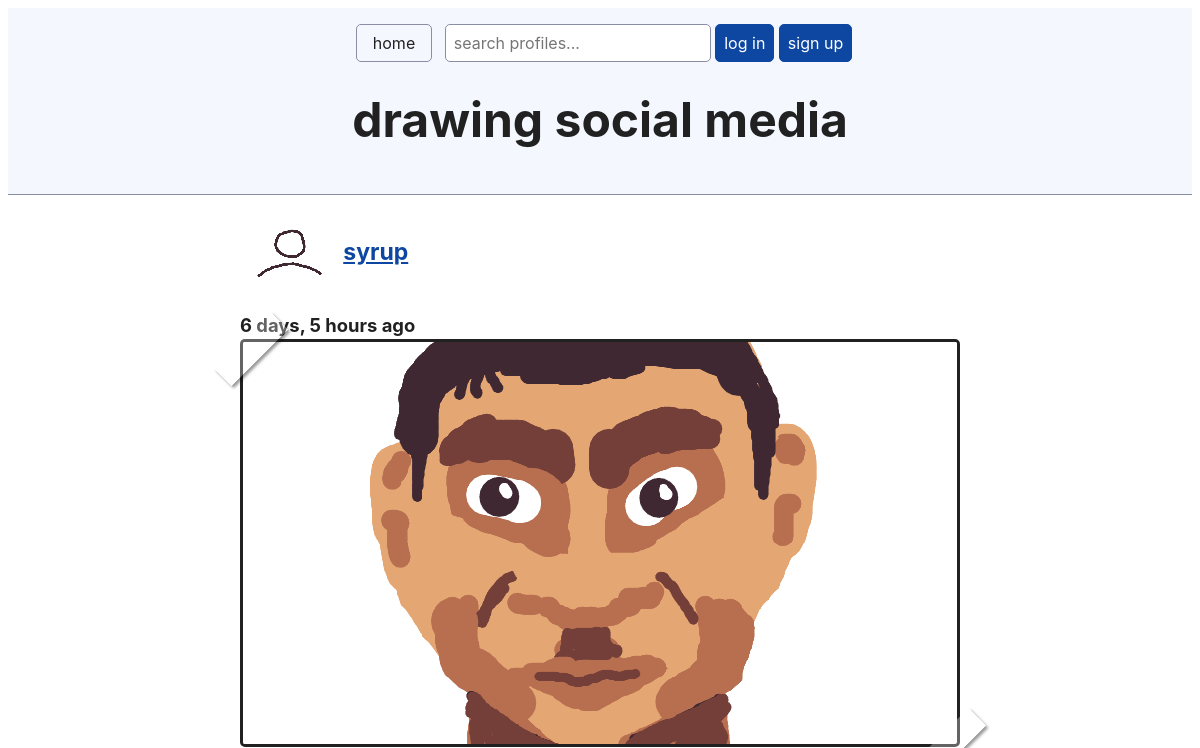
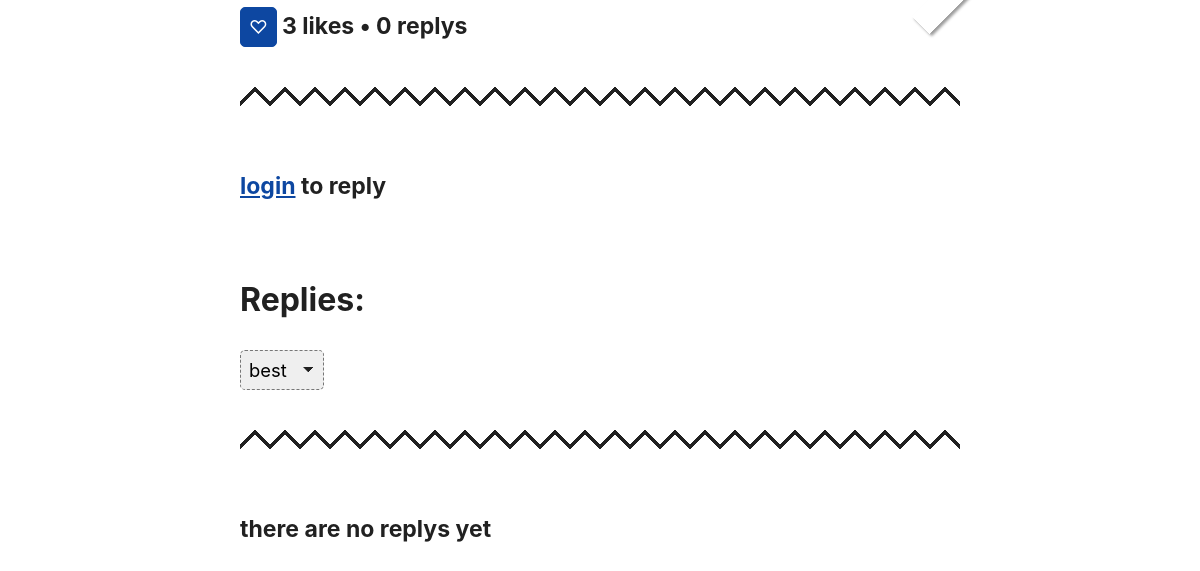
The app's page /post/7/, older data (2 pictures, top to bottom).
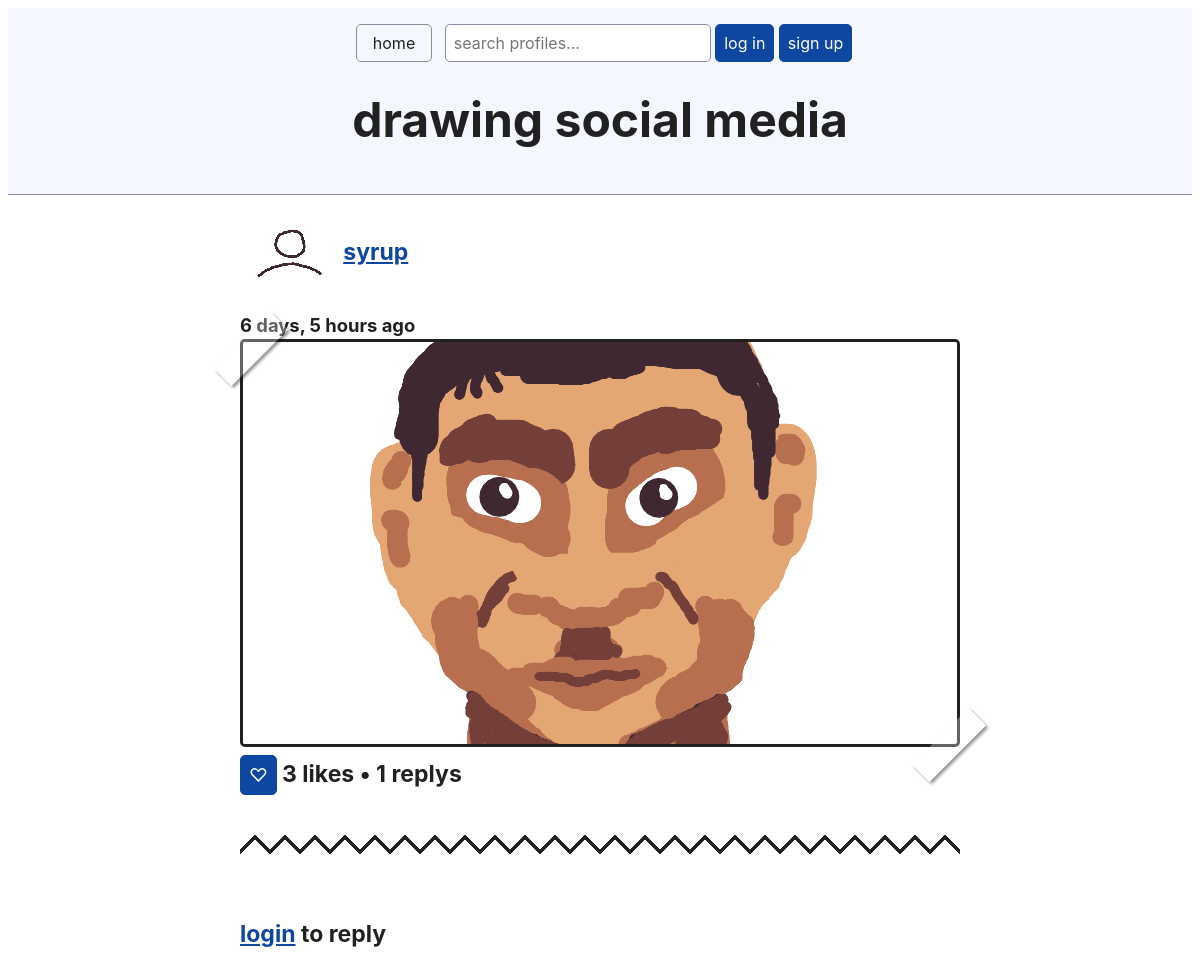
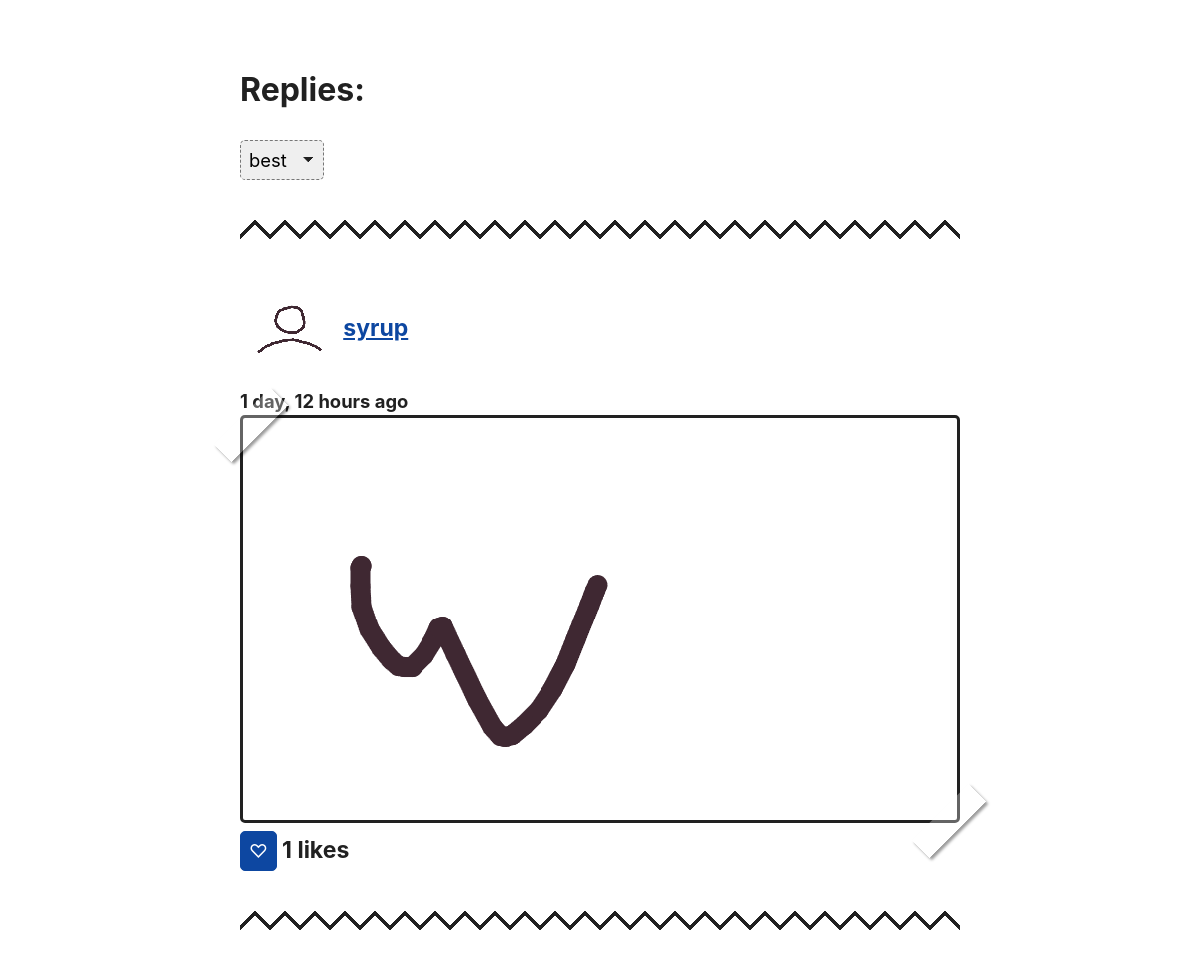
The same page, newer data (2 pictures, top to bottom).
### socialMedia/models.py (models this page shows, shortened)
class Post(models.Model):
    body = models.ImageField()
    created_by = models.ForeignKey("UserProfile", on_delete=models.CASCADE)
    created_on = models.DateTimeField(auto_now_add=True)

class UserProfile(models.Model):
    user = models.OneToOneField(User, on_delete=models.CASCADE)
    profile_picture = models.ImageField(default="placeholders/fpfPlaceholder.png")
    bio_picture = models.ImageField(default="placeholders/bioPlaceholder.png")
    follows = models.ManyToManyField(
        "self",
        related_name="followed_by",
        symmetrical=False,
        blank=True
    )
    def __str__(self):
        return self.user.username

class Reply(models.Model):
    body = models.ImageField()
    created_by = models.ForeignKey("UserProfile", on_delete=models.CASCADE)
    created_on = models.DateTimeField(auto_now_add=True)
    post = models.ForeignKey("Post", on_delete=models.CASCADE,related_name='replys')

### socialMedia/views.py (the view, shortened to what this page needs)
# urls.py: path('post/<int:pk>/',views.post_detail,name="post_detail"),
def post_detail(request, pk):
    order_by="-like_count"
    url_sort_by="best"
    parsed_url = parse_qs(urlparse(request.build_absolute_uri()).query)
    post = Post.objects.get(pk=pk)
    replys = Reply.objects.filter(post=post).annotate(like_count=Count('reply_likes')+1).order_by(order_by)
    form = CanvasForm()
    context = {
        "post": post,
        "replys":replys,
        "url_sort_by" :url_sort_by,
        "canvasForm": CanvasForm()
    }
    return render(request, "post_detail.html", context)

### socialMedia/forms.py
class CanvasForm(forms.Form):
    body = forms.CharField()

### socialMedia/templates/post_detail.html
{% extends "base.html" %}
{% block page_content %}
    {% include 'components/post.html' %}
    {% if user.is_authenticated %}
        <h4> draw your own reply</h4>
        {% include 'components/paint.html' %}
    {% else %}
        <h4><a href="{% url 'login'%}">login</a> to reply</h4>
    {% endif %}
    <h3>Replies:</h3>
    {% include "components/sort.html" %}
    {% if replys %}
        {% for reply in replys %}
            {% include 'components/reply.html' %}
        {% endfor %}
    {% else %}
        <h4> there are no replys yet</h4>
    {% endif %}
{% endblock page_content %}

### socialMedia/templates/base.html (shortened to what this page needs)
<!DOCTYPE html>
<html lang="en">
<head>
    {% load static %}
    <link rel="stylesheet" href="{% static 'simple.min.css' %}">
</head>
<body>
<header>
    <nav>
        <a href="{% url 'home'%}">home</a>
        <form style="display: inline;" method="get" id="search">
            <input type="text" onchange="document.getElementById('search').action = '/search/'+this.value;" placeholder="search profiles...">
        </form>
        {% if user.is_authenticated %}
            <a href="{% url 'profile_detail' user.pk %}">account</a>
            <form style="display: inline;" method="post" action="{% url 'logout' %}">
                {% csrf_token %}
                <button type="submit">log Out</button>
            </form>
        {% else %}
            <form style="display: inline;" method="post" action="{% url 'login' %}">
                <button type="submit">log in</button>
            </form>
            <form style="display: inline;" method="post" action="{% url 'signup' %}">
                <button type="submit">sign up</button>
            </form>
        {% endif %}
    </nav>
    <h1>drawing social media</h1>
</header>
{% block page_content %}{% endblock page_content %}
</body>
</html>

### socialMedia/templates/components/post.html (shortened to what this page needs)
{% load static %}
{% load filters %}
<div class="post">
    <div>
        <h4>
            <a href="{% url 'profile_detail' post.created_by.pk%}"><img style="height: 55px; border-style: none;vertical-align: middle;" src="/media/{{post.created_by.profile_picture}}" alt="body image"></a>
            <a href="{% url 'profile_detail' post.created_by.pk%}">{{ post.created_by }}</a>
        </h4>
        <b>{{ post.created_on|timesince}} ago</b>
        <div class="photo"><a href="{% url 'post_detail' post.pk%}"> <img class="art" src="/media/{{post.body.name }}" alt="body image"></a></div>
    </div>
    {% if user.is_authenticated %}
        <button onclick="like('{% url 'post_like' post.pk %}','{% url 'post_get_likes' post.pk %}',{{post.pk}},'{{ csrf_token }}')" id="p{{post.pk}}">
            {% if post.likes.all|dasame:user.pk %}
                ♥
            {% else %}
                ♡
            {% endif %}
        </button>
    {% else %}
        <form style="display: inline;" method="post" action="{% url 'login' %}">
            <button type="submit">♡</button>
        </form>
    {% endif %}
    <h4 id="pl{{post.pk}}" style="display: inline">{{post.likes.all.count}} likes • {{post.replys.all.count}} replys</h4>
    <div class="zig-zag-line"></div>
</div>

### socialMedia/templates/components/sort.html (shortened to what this page needs)
<div>
    <select onchange="location = window.location.href.split('?')[0] + this.value;">
        {% if url_sort_by == "new" %}
            <option selected value="?sort_by=new">new</option>
            <option value="?sort_by=best">best</option>
            <option value="?sort_by=worst">worst</option>
        {%  elif url_sort_by == "best" %}
            <option selected value="?sort_by=best">best</option>
         {%  elif url_sort_by == "worst" %}
            <option value="?sort_by=new">new</option>
            <option value="?sort_by=best">best</option>
            <option selected value="?sort_by=worst">worst</option>
        {% endif%}
    </select>
    <div class="zig-zag-line"></div>
</div>

### socialMedia/templates/components/reply.html (shortened to what this page needs)
{% load static %}
{% load filters %}
<div class="reply">
    <div>
        <h4>
            <a href="{% url 'profile_detail' reply.created_by.pk%}"><img style="height: 55px; border-style: none;vertical-align: middle;" src="/media/{{reply.created_by.profile_picture}}" alt="body image"></a>
            <a href="{% url 'profile_detail' reply.created_by.pk%}">{{ reply.created_by }}</a>
        </h4>
        <b>{{ reply.created_on|timesince}} ago</b>
        <br>
        <div class="photo"><img class="art" src="/media/{{reply.body.name }}" alt="body image"></div>
    </div>
    {% if user.is_authenticated %}
        <button onclick="reply_like('{% url 'reply_like' reply.pk %}','{% url 'reply_get_likes' reply.pk %}',{{reply.pk}},'{{ csrf_token }}')" id="r{{reply.pk}}">
            {% if reply.reply_likes.all|dasame:user.pk %}
                ♥
            {% else %}
                ♡
            {% endif %}
        </button>
    {% else %}
        <form style="display: inline;" method="reply" action="{% url 'login' %}">
            <button type="submit">♡</button>
        </form>
    {% endif %}
    <h4 id="rl{{reply.pk}}" style="display: inline">{{reply.reply_likes.all.count}} likes</h4>
    <div class="zig-zag-line"></div>

Row changes from the older to the newer data that the page shows:
computed for Post "syrup": replys.all.count "0" → "1"
added Reply: created_by.profile_picture (picture), created_by "syrup", created_on "1 day, 12 hours", body.name (picture), reply_likes.all.count "1"
Text that changed along with them:
text no longer shown: "there are no replys yet"
